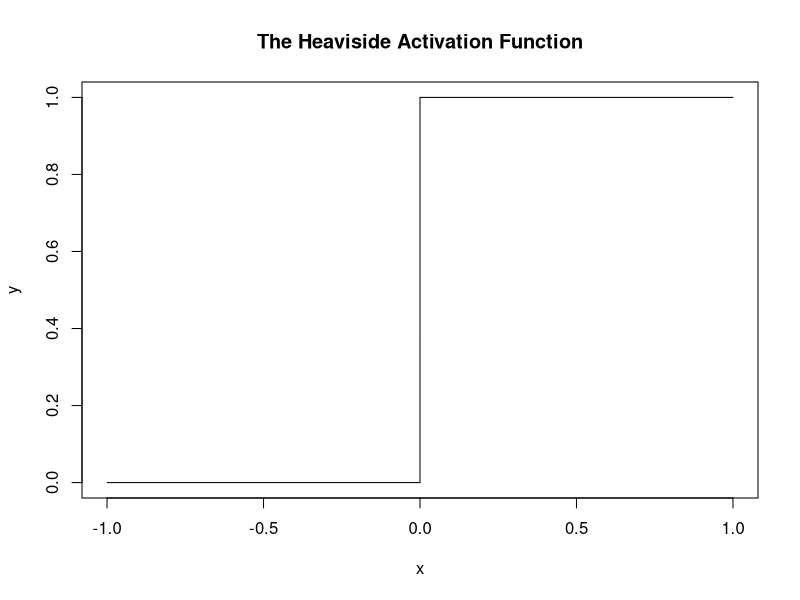

R code for this plot:
heaviside.func <- function(x) {
  sapply(
    FUN = function(x) {
      if(x<0) {
        return(0) #y
      } else {
        return(1)
      }
    },
    X = x,
    simplify = T
  )
}
x.vec <- seq(-10000,10000)/10000
y.vec <- heaviside.func(x.vec)
plot(type = 'l',x=x.vec,y=y.vec,xlab = "x",ylab = "y",main = "The Heaviside Activation Function")